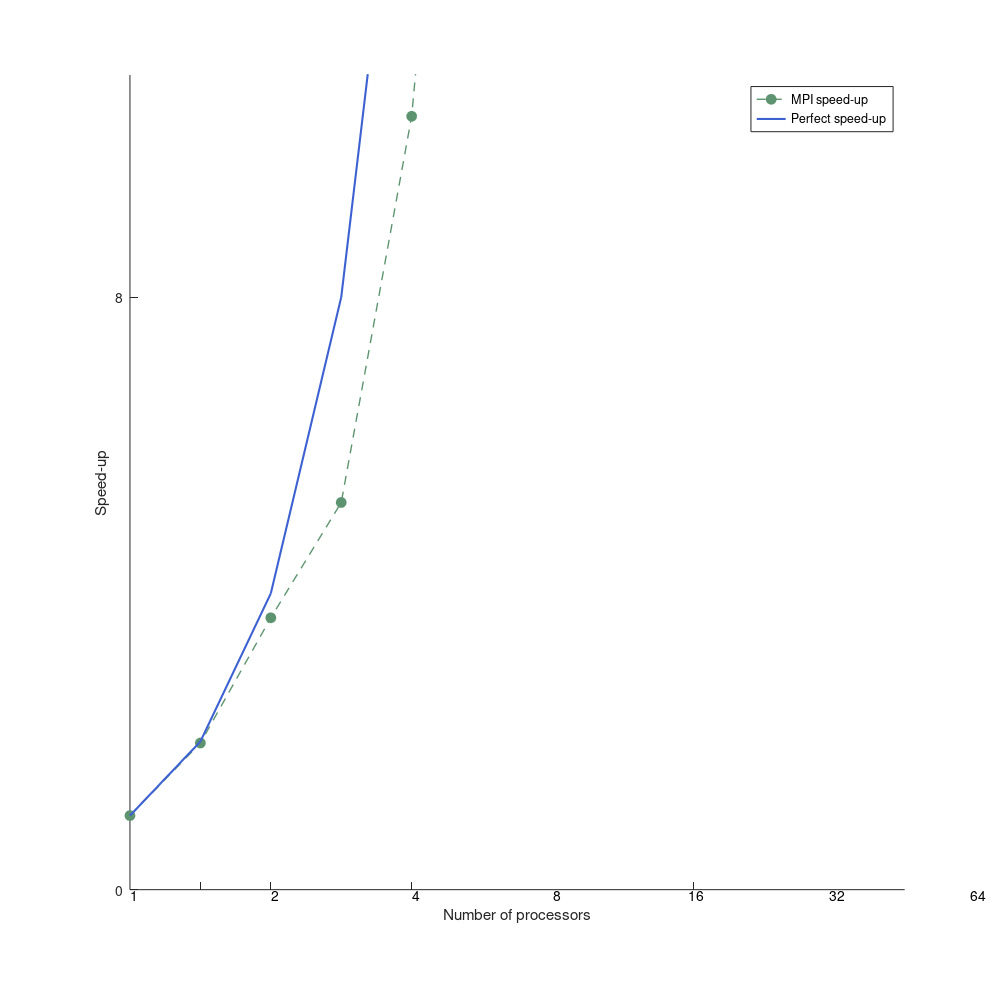

Write MATLAB code to recreate this figure.
clc; clear all; close all; 

% 100 x 100 blocks
% upscaling factor: 1600


MPI_iter = [
819.7
413.9
223.3
156.8
78.5
39.29
19.77
3.97
1.931
0.8183
0.6506
];


x = [
1
2
4
8
16
32
64
320
640
1280
1600
];


MPI_iter = MPI_iter(1)./MPI_iter

x2 = log(x); 







my_green_1 = [93 148 111] ./ 255;
my_green_2 = [87 160 37] ./ 255;

my_blue_1 = [61 97 209] ./ 255;
my_blue_2 = [89 89 224] ./ 255;

my_red_1 = [223 95 88] ./ 255;
my_red_2 = [193 8 23] ./ 255;



FigHandle = figure('Position', [1200, 200, 1000, 1000]);
%FigHandle = figure('Position', [1200, 200, 13*29, 11.5*29]);

hold on; 
plot(log2(x),MPI_iter,'--o','Color',my_green_1, 'LineWidth', 1, ...
   'MarkerSize', 7, 'MarkerEdgeColor', my_green_1, 'MarkerFaceColor', my_green_1); 
plot(log2(x),x,'Color',my_blue_1 , 'LineWidth', 1.5)              %# plot on log2 x-scale



set(gca, 'XTickLabel',[])                      %# suppress current x-labels
xt = get(gca, 'XTick');
xt = [0 2 4 6 8 10 12 14 16 18 20]
yl = get(gca, 'YLim');
str = cellstr( num2str(x(:)) );      
hTxt = text(xt, yl(ones(size(xt))), str, ...   %# create text at same locations
    'Interpreter','tex', ...                   %# specify tex interpreter
    'VerticalAlignment','top', ...             %# v-align to be underneath
    'HorizontalAlignment','center' ); 




LEG1 = legend('MPI speed-up','Perfect speed-up');
xlabel('Number of processors');
ylabel('Speed-up');
axis([0,11,0,11]);
set(gca,'xtick',x);
set(gca,'ytick',[0:8:48]);
set(LEG1);






set(gcf,'Units','inches');
screenposition = get(gcf,'Position');
set(gcf,...
    'PaperPosition',[0 0 screenposition(3:4)],...
    'PaperSize',[screenposition(3:4)]);
print -dpdf -painters epsFig



